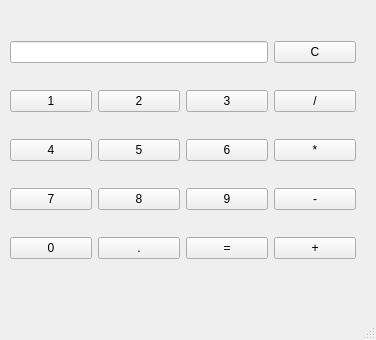
<?xml version="1.0" encoding="UTF-8"?>
<ui version="4.0">
 <class>MainWindow</class>
 <widget class="QMainWindow" name="MainWindow">
  <property name="geometry">
   <rect>
    <x>0</x>
    <y>0</y>
    <width>376</width>
    <height>340</height>
   </rect>
  </property>
  <property name="windowTitle">
   <string>MainWindow</string>
  </property>
  <widget class="QWidget" name="centralwidget">
   <widget class="QWidget" name="gridLayoutWidget">
    <property name="geometry">
     <rect>
      <x>10</x>
      <y>20</y>
      <width>346</width>
      <height>261</height>
     </rect>
    </property>
    <layout class="QGridLayout" name="gridLayout">
     <item row="2" column="0">
      <widget class="QPushButton" name="cztery">
       <property name="text">
        <string>4</string>
       </property>
      </widget>
     </item>
     <item row="3" column="2">
      <widget class="QPushButton" name="dziewiec">
       <property name="text">
        <string>9</string>
       </property>
      </widget>
     </item>
     <item row="3" column="1">
      <widget class="QPushButton" name="osiem">
       <property name="text">
        <string>8</string>
       </property>
      </widget>
     </item>
     <item row="1" column="1">
      <widget class="QPushButton" name="dwa">
       <property name="text">
        <string>2</string>
       </property>
      </widget>
     </item>
     <item row="4" column="1">
      <widget class="QPushButton" name="kropka">
       <property name="text">
        <string>.</string>
       </property>
      </widget>
     </item>
     <item row="1" column="2">
      <widget class="QPushButton" name="trzy">
       <property name="text">
        <string>3</string>
       </property>
      </widget>
     </item>
     <item row="2" column="1">
      <widget class="QPushButton" name="piec">
       <property name="text">
        <string>5</string>
       </property>
      </widget>
     </item>
     <item row="4" column="2">
      <widget class="QPushButton" name="rowne">
       <property name="text">
        <string>=</string>
       </property>
      </widget>
     </item>
     <item row="3" column="0">
      <widget class="QPushButton" name="siedem">
       <property name="text">
        <string>7</string>
       </property>
      </widget>
     </item>
     <item row="4" column="0">
      <widget class="QPushButton" name="zero">
       <property name="text">
        <string>0</string>
       </property>
      </widget>
     </item>
     <item row="1" column="0">
      <widget class="QPushButton" name="jeden">
       <property name="text">
        <string>1</string>
       </property>
      </widget>
     </item>
     <item row="2" column="2">
      <widget class="QPushButton" name="szesc">
       <property name="text">
        <string>6</string>
       </property>
      </widget>
     </item>
     <item row="1" column="3">
      <widget class="QPushButton" name="dziel">
       <property name="text">
        <string>/</string>
       </property>
      </widget>
     </item>
     <item row="2" column="3">
      <widget class="QPushButton" name="mnoz">
       <property name="text">
        <string>*</string>
       </property>
      </widget>
     </item>
     <item row="4" column="3">
      <widget class="QPushButton" name="dodaj">
       <property name="text">
        <string>+</string>
       </property>
      </widget>
     </item>
     <item row="0" column="0" colspan="3">
      <widget class="QLineEdit" name="wyswietlacz"/>
     </item>
     <item row="0" column="3">
      <widget class="QPushButton" name="czysc">
       <property name="text">
        <string>C</string>
       </property>
      </widget>
     </item>
     <item row="3" column="3">
      <widget class="QPushButton" name="odejmij">
       <property name="text">
        <string>-</string>
       </property>
      </widget>
     </item>
    </layout>
   </widget>
  </widget>
  <widget class="QMenuBar" name="menubar">
   <property name="geometry">
    <rect>
     <x>0</x>
     <y>0</y>
     <width>376</width>
     <height>25</height>
    </rect>
   </property>
  </widget>
  <widget class="QStatusBar" name="statusbar"/>
 </widget>
 <resources/>
 <connections/>
</ui>
